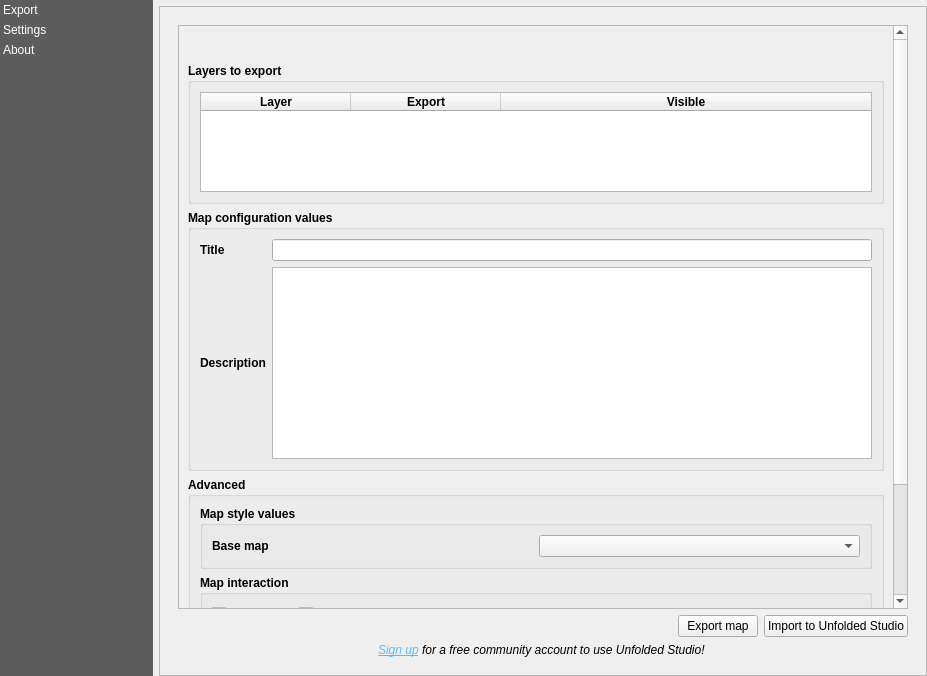
<?xml version="1.0" encoding="UTF-8"?>
<ui version="4.0">
 <class>main_dialog</class>
 <widget class="QDialog" name="main_dialog">
  <property name="windowModality">
   <enum>Qt::WindowModal</enum>
  </property>
  <property name="geometry">
   <rect>
     <x>0</x>
     <y>0</y>
     <width>927</width>
     <height>676</height>
   </rect>
  </property>
  <property name="windowTitle">
   <string>Unfolded</string>
  </property>
  <layout class="QHBoxLayout" name="horizontalLayout">
   <property name="leftMargin">
    <number>0</number>
   </property>
   <property name="topMargin">
    <number>0</number>
   </property>
   <property name="rightMargin">
    <number>0</number>
   </property>
   <property name="bottomMargin">
    <number>0</number>
   </property>
   <item>
    <widget class="QListWidget" name="menu_widget">
     <property name="sizePolicy">
      <sizepolicy hsizetype="Minimum" vsizetype="Expanding">
       <horstretch>0</horstretch>
       <verstretch>0</verstretch>
      </sizepolicy>
     </property>
     <property name="minimumSize">
      <size>
       <width>100</width>
       <height>200</height>
      </size>
     </property>
     <property name="maximumSize">
      <size>
       <width>153</width>
       <height>16777215</height>
      </size>
     </property>
     <property name="styleSheet">
      <string notr="true">QListWidget{
       background-color: rgb(69, 69, 69, 220);
       outline: 0;
       }
       QListWidget::item {
       color: white;
       padding: 3px;
       }
       QListWidget::item::selected {
       color: black;
       background-color:palette(Window);
       padding-right: 0px;
       }
      </string>
     </property>
     <property name="frameShape">
      <enum>QFrame::Box</enum>
     </property>
     <property name="lineWidth">
      <number>0</number>
     </property>
     <property name="iconSize">
      <size>
        <width>32</width>
        <height>32</height>
      </size>
     </property>
      <property name="uniformItemSizes">
        <bool>true</bool>
      </property>
      <property name="currentRow">
        <number>-1</number>
      </property>
      <item>
        <property name="text">
          <string>Export</string>
        </property>
      </item>
      <item>
        <property name="text">
          <string>Settings</string>
        </property>
      </item>
      <item>
        <property name="text">
          <string>About</string>
        </property>
      </item>
    </widget>
   </item>
    <item>
      <layout class="QVBoxLayout" name="verticalLayout">
        <item>
          <widget class="QgsMessageBar" name="message_bar">
            <property name="frameShape">
              <enum>QFrame::StyledPanel</enum>
            </property>
            <property name="frameShadow">
              <enum>QFrame::Raised</enum>
            </property>
          </widget>
        </item>
        <item>
          <widget class="QScrollArea" name="scrollArea">
            <property name="verticalScrollBarPolicy">
              <enum>Qt::ScrollBarAlwaysOff</enum>
            </property>
            <property name="widgetResizable">
              <bool>true</bool>
            </property>
            <widget class="QWidget" name="area_contents">
              <property name="geometry">
                <rect>
                  <x>0</x>
                  <y>0</y>
                  <width>764</width>
                  <height>666</height>
                </rect>
              </property>
              <property name="minimumSize">
                <size>
                  <width>760</width>
                  <height>0</height>
                </size>
              </property>
              <layout class="QVBoxLayout" name="verticalLayout_16">
                <item>
                  <widget class="QStackedWidget" name="stacked_widget">
                    <property name="currentIndex">
                      <number>0</number>
                    </property>
                    <widget class="QWidget" name="exporter">
                      <layout class="QVBoxLayout" name="verticalLayout_11">
                        <item>
                          <widget class="QScrollArea" name="scrollArea_2">
                            <property name="widgetResizable">
                              <bool>true</bool>
                            </property>
                            <widget class="QWidget" name="scrollAreaWidgetContents">
                              <property name="geometry">
                                <rect>
                                  <x>0</x>
                                  <y>0</y>
                                  <width>726</width>
                                  <height>572</height>
                                </rect>
                              </property>
                              <layout class="QVBoxLayout" name="verticalLayout_2">
                                <item>
                                  <layout class="QHBoxLayout" name="horizontalLayout_5">
                                    <item>
                                      <spacer name="horizontalSpacer_3">
                                        <property name="orientation">
                                          <enum>Qt::Horizontal</enum>
                                        </property>
                                        <property name="sizeHint" stdset="0">
                                          <size>
                                            <width>40</width>
                                            <height>20</height>
                                          </size>
                                        </property>
                                      </spacer>
                                    </item>
                                    <item>
                                      <widget class="QPushButton" name="btn_refresh">
                                        <property name="maximumSize">
                                          <size>
                                            <width>25</width>
                                            <height>25</height>
                                          </size>
                                        </property>
                                        <property name="toolTip">
                                          <string>Load Snapshot configuration from project...</string>
                                        </property>
                                        <property name="text">
                                          <string/>
                                        </property>
                     <property name="flat">
                      <bool>true</bool>
                     </property>
                    </widget>
                   </item>
                  </layout>
                 </item>
                 <item>
                  <widget class="QGroupBox" name="groupBox_6">
                   <property name="font">
                    <font>
                     <weight>75</weight>
                     <bold>true</bold>
                    </font>
                   </property>
                   <property name="title">
                    <string>Layers to export</string>
                   </property>
                   <layout class="QVBoxLayout" name="verticalLayout_13">
                    <item>
                     <widget class="QTableWidget" name="tw_layers">
                      <property name="minimumSize">
                       <size>
                        <width>0</width>
                        <height>100</height>
                       </size>
                      </property>
                      <property name="editTriggers">
                       <set>QAbstractItemView::NoEditTriggers</set>
                      </property>
                      <property name="selectionMode">
                       <enum>QAbstractItemView::NoSelection</enum>
                      </property>
                      <attribute name="horizontalHeaderCascadingSectionResizes">
                       <bool>false</bool>
                      </attribute>
                      <attribute name="horizontalHeaderMinimumSectionSize">
                       <number>100</number>
                      </attribute>
                      <attribute name="horizontalHeaderDefaultSectionSize">
                       <number>150</number>
                      </attribute>
                      <attribute name="horizontalHeaderShowSortIndicator" stdset="0">
                       <bool>false</bool>
                      </attribute>
                      <attribute name="horizontalHeaderStretchLastSection">
                       <bool>true</bool>
                      </attribute>
                      <attribute name="verticalHeaderDefaultSectionSize">
                       <number>30</number>
                      </attribute>
                      <column>
                       <property name="text">
                        <string>Layer</string>
                       </property>
                      </column>
                      <column>
                       <property name="text">
                        <string>Export</string>
                       </property>
                      </column>
                      <column>
                       <property name="text">
                        <string>Visible</string>
                       </property>
                      </column>
                     </widget>
                    </item>
                   </layout>
                  </widget>
                 </item>
                 <item>
                  <widget class="QgsCollapsibleGroupBox" name="gb_">
                   <property name="enabled">
                    <bool>true</bool>
                   </property>
                   <property name="sizePolicy">
                    <sizepolicy hsizetype="Preferred" vsizetype="Fixed">
                     <horstretch>0</horstretch>
                     <verstretch>0</verstretch>
                    </sizepolicy>
                   </property>
                   <property name="font">
                    <font>
                     <weight>75</weight>
                     <bold>true</bold>
                    </font>
                   </property>
                   <property name="title">
                    <string>Map configuration values</string>
                   </property>
                   <property name="flat">
                    <bool>true</bool>
                   </property>
                   <property name="collapsed">
                    <bool>false</bool>
                   </property>
                   <property name="scrollOnExpand">
                    <bool>true</bool>
                   </property>
                   <layout class="QGridLayout" name="gridLayout_8">
                    <item row="3" column="0">
                     <widget class="QLabel" name="label_14">
                      <property name="sizePolicy">
                       <sizepolicy hsizetype="Preferred" vsizetype="Fixed">
                        <horstretch>0</horstretch>
                        <verstretch>0</verstretch>
                       </sizepolicy>
                      </property>
                      <property name="font">
                       <font>
                        <weight>75</weight>
                        <bold>true</bold>
                       </font>
                      </property>
                      <property name="text">
                       <string>Description</string>
                      </property>
                     </widget>
                    </item>
                    <item row="2" column="2">
                     <widget class="QLineEdit" name="input_title"/>
                    </item>
                    <item row="2" column="0">
                     <widget class="QLabel" name="label_20">
                      <property name="sizePolicy">
                       <sizepolicy hsizetype="Preferred" vsizetype="Fixed">
                        <horstretch>0</horstretch>
                        <verstretch>0</verstretch>
                       </sizepolicy>
                      </property>
                      <property name="font">
                       <font>
                        <weight>75</weight>
                        <bold>true</bold>
                       </font>
                      </property>
                      <property name="text">
                       <string>Title</string>
                      </property>
                     </widget>
                    </item>
                    <item row="3" column="2">
                     <widget class="QTextEdit" name="input_description"/>
                    </item>
                   </layout>
                  </widget>
                 </item>
                 <item>
                  <widget class="QgsCollapsibleGroupBox" name="mGroupBox">
                   <property name="font">
                    <font>
                     <weight>75</weight>
                     <bold>true</bold>
                    </font>
                   </property>
                   <property name="title">
                    <string>Advanced</string>
                   </property>
                   <property name="collapsed">
                    <bool>true</bool>
                   </property>
                   <layout class="QVBoxLayout" name="verticalLayout_4">
                    <item>
                     <widget class="QgsCollapsibleGroupBox" name="gb_1">
                      <property name="enabled">
                       <bool>true</bool>
                      </property>
                      <property name="sizePolicy">
                       <sizepolicy hsizetype="Preferred" vsizetype="Fixed">
                        <horstretch>0</horstretch>
                        <verstretch>0</verstretch>
                       </sizepolicy>
                      </property>
                      <property name="font">
                       <font>
                        <weight>75</weight>
                        <bold>true</bold>
                       </font>
                      </property>
                      <property name="title">
                       <string>Map style values</string>
                      </property>
                      <property name="flat">
                       <bool>true</bool>
                      </property>
                      <property name="collapsed">
                       <bool>false</bool>
                      </property>
                      <property name="scrollOnExpand">
                       <bool>true</bool>
                      </property>
                      <layout class="QGridLayout" name="gridLayout_9">
                       <item row="0" column="1">
                        <widget class="QComboBox" name="cb_basemap"/>
                       </item>
                       <item row="0" column="0">
                        <widget class="QLabel" name="label_21">
                         <property name="sizePolicy">
                          <sizepolicy hsizetype="Preferred" vsizetype="Fixed">
                           <horstretch>0</horstretch>
                           <verstretch>0</verstretch>
                          </sizepolicy>
                         </property>
                         <property name="font">
                          <font>
                           <weight>75</weight>
                           <bold>true</bold>
                          </font>
                         </property>
                         <property name="text">
                          <string>Base map</string>
                         </property>
                        </widget>
                       </item>
                      </layout>
                     </widget>
                    </item>
                    <item>
                     <widget class="QgsCollapsibleGroupBox" name="gb_2">
                      <property name="enabled">
                       <bool>true</bool>
                      </property>
                      <property name="sizePolicy">
                       <sizepolicy hsizetype="Preferred" vsizetype="Fixed">
                        <horstretch>0</horstretch>
                        <verstretch>0</verstretch>
                       </sizepolicy>
                      </property>
                      <property name="font">
                       <font>
                        <weight>75</weight>
                        <bold>true</bold>
                       </font>
                      </property>
                      <property name="title">
                       <string>Map interaction</string>
                      </property>
                      <property name="flat">
                       <bool>true</bool>
                      </property>
                      <property name="collapsed">
                       <bool>false</bool>
                      </property>
                      <property name="scrollOnExpand">
                       <bool>true</bool>
                      </property>
                      <layout class="QFormLayout" name="formLayout">
                       <item row="0" column="0">
                        <widget class="QCheckBox" name="cb_tooltip">
                         <property name="text">
                          <string>Tooltip</string>
                         </property>
                        </widget>
                       </item>
                       <item row="2" column="0">
                        <widget class="QCheckBox" name="cb_geocoder">
                         <property name="text">
                          <string>Geocoder</string>
                         </property>
                        </widget>
                       </item>
                       <item row="0" column="1">
                        <widget class="QCheckBox" name="cb_brush">
                         <property name="text">
                          <string>Brush</string>
                         </property>
                        </widget>
                       </item>
                       <item row="2" column="1">
                        <widget class="QCheckBox" name="cb_coordinate">
                         <property name="text">
                          <string>Coordinate</string>
                         </property>
                        </widget>
                       </item>
                      </layout>
                     </widget>
                    </item>
                    <item>
                     <widget class="QgsCollapsibleGroupBox" name="gb_3">
                      <property name="enabled">
                       <bool>true</bool>
                      </property>
                      <property name="sizePolicy">
                       <sizepolicy hsizetype="Preferred" vsizetype="Fixed">
                        <horstretch>0</horstretch>
                        <verstretch>0</verstretch>
                       </sizepolicy>
                      </property>
                      <property name="font">
                       <font>
                        <weight>75</weight>
                        <bold>true</bold>
                       </font>
                      </property>
                      <property name="title">
                       <string>Visualization state</string>
                      </property>
                      <property name="flat">
                       <bool>true</bool>
                      </property>
                      <property name="collapsed">
                       <bool>false</bool>
                      </property>
                      <property name="scrollOnExpand">
                       <bool>true</bool>
                      </property>
                      <layout class="QGridLayout" name="gridLayout_11">
                       <item row="0" column="0">
                        <widget class="QLabel" name="label_23">
                         <property name="sizePolicy">
                          <sizepolicy hsizetype="Preferred" vsizetype="Fixed">
                           <horstretch>0</horstretch>
                           <verstretch>0</verstretch>
                          </sizepolicy>
                         </property>
                         <property name="font">
                          <font>
                           <weight>75</weight>
                           <bold>true</bold>
                          </font>
                         </property>
                         <property name="text">
                          <string>Layer blending</string>
                         </property>
                        </widget>
                       </item>
                       <item row="0" column="1">
                        <widget class="QComboBox" name="cb_layer_blending"/>
                       </item>
                      </layout>
                     </widget>
                    </item>
                   </layout>
                  </widget>
                 </item>
                </layout>
               </widget>
              </widget>
             </item>
             <item>
              <layout class="QHBoxLayout" name="horizontalLayout_3">
               <item>
                 <spacer name="horizontalSpacer_2">
                   <property name="orientation">
                     <enum>Qt::Horizontal</enum>
                   </property>
                   <property name="sizeHint" stdset="0">
                     <size>
                       <width>40</width>
                       <height>20</height>
                     </size>
                   </property>
                 </spacer>
               </item>
                <item>
                  <widget class="QPushButton" name="btn_export">
                    <property name="text">
                      <string>Export map</string>
                    </property>
                    <property name="iconSize">
                      <size>
                        <width>16</width>
                        <height>16</height>
                      </size>
                    </property>
                    <property name="flat">
                      <bool>false</bool>
                    </property>
                  </widget>
                </item>
                <item>
                  <widget class="QPushButton" name="btn_open_studio">
                    <property name="maximumSize">
                      <size>
                        <width>1000</width>
                        <height>1000</height>
                      </size>
                    </property>
                    <property name="toolTip">
                      <string>Open Unfolded Studio and export to web</string>
                    </property>
                    <property name="text">
                      <string>Import to Unfolded Studio</string>
                    </property>
                    <property name="iconSize">
                      <size>
                        <width>20</width>
                        <height>20</height>
                      </size>
                    </property>
                    <property name="checkable">
                      <bool>false</bool>
                    </property>
                    <property name="flat">
                      <bool>false</bool>
                    </property>
                  </widget>
                </item>
              </layout>
             </item>
                        <item>
                          <widget class="QLabel" name="signup_text">
                            <property name="font">
                              <font>
                                <italic>true</italic>
                              </font>
                            </property>
                            <property name="text">
                              <string>&lt;html&gt;&lt;head/&gt;&lt;body&gt;&lt;p&gt;&lt;a href=&quot;https://studio.unfolded.ai/home&quot;&gt;&lt;span style=&quot; text-decoration: underline; color:#5cbbff;&quot;&gt;Sign up&lt;/span&gt;&lt;/a&gt; for a free community account to use Unfolded Studio! &lt;/p&gt;&lt;/body&gt;&lt;/html&gt;</string>
                            </property>
                            <property name="textFormat">
                              <enum>Qt::AutoText</enum>
                            </property>
                            <property name="alignment">
                              <set>Qt::AlignCenter</set>
                            </property>
                            <property name="openExternalLinks">
                              <bool>true</bool>
                            </property>
                          </widget>
                        </item>
                      </layout>
           </widget>
           <widget class="QWidget" name="settings">
            <layout class="QVBoxLayout" name="verticalLayout_15">
             <item>
              <widget class="QgsCollapsibleGroupBox" name="mGroupBox_4">
               <property name="sizePolicy">
                <sizepolicy hsizetype="Preferred" vsizetype="Fixed">
                 <horstretch>0</horstretch>
                 <verstretch>0</verstretch>
                </sizepolicy>
               </property>
               <property name="title">
                <string>Export</string>
               </property>
               <layout class="QVBoxLayout" name="verticalLayout_10">
                <item>
                 <layout class="QGridLayout" name="gridLayout_7">
                  <item row="0" column="1">
                   <widget class="QgsFileWidget" name="f_conf_output">
                    <property name="sizePolicy">
                     <sizepolicy hsizetype="Preferred" vsizetype="Fixed">
                      <horstretch>0</horstretch>
                      <verstretch>0</verstretch>
                     </sizepolicy>
                    </property>
                    <property name="storageMode">
                     <enum>QgsFileWidget::GetDirectory</enum>
                    </property>
                   </widget>
                  </item>
                  <item row="0" column="0">
                   <widget class="QLabel" name="label_level_file_2">
                    <property name="sizePolicy">
                     <sizepolicy hsizetype="Preferred" vsizetype="Fixed">
                      <horstretch>0</horstretch>
                      <verstretch>0</verstretch>
                     </sizepolicy>
                    </property>
                    <property name="text">
                     <string>Configuration output directory</string>
                    </property>
                   </widget>
                  </item>
                 </layout>
                </item>
               </layout>
              </widget>
             </item>
             <item>
              <widget class="QgsCollapsibleGroupBox" name="mGroupBox_5">
               <property name="sizePolicy">
                <sizepolicy hsizetype="Preferred" vsizetype="Fixed">
                 <horstretch>0</horstretch>
                 <verstretch>0</verstretch>
                </sizepolicy>
               </property>
               <property name="title">
                <string>General</string>
               </property>
               <layout class="QVBoxLayout" name="verticalLayout_14">
                <item>
                 <layout class="QVBoxLayout" name="verticalLayout_12">
                  <item>
                   <layout class="QGridLayout" name="gridLayout_10">
                    <item row="0" column="0">
                     <widget class="QLabel" name="label_level_file_3">
                      <property name="minimumSize">
                       <size>
                        <width>250</width>
                        <height>0</height>
                       </size>
                      </property>
                      <property name="text">
                       <string>Mapbox API Token</string>
                      </property>
                     </widget>
                    </item>
                    <item row="0" column="1">
                     <widget class="QLineEdit" name="le_mapbox_token"/>
                    </item>
                   </layout>
                  </item>
                  <item>
                   <widget class="QLabel" name="label_2">
                    <property name="font">
                     <font>
                      <italic>true</italic>
                     </font>
                    </property>
                    <property name="text">
                      <string>The token is only used inside QGIS to add the default basemaps from Unfolded Studio and to make cartographic design process easier. The key will not be exported from QGIS.</string>
                    </property>
                    <property name="wordWrap">
                     <bool>true</bool>
                    </property>
                   </widget>
                  </item>
                  <item>
                   <layout class="QHBoxLayout" name="horizontalLayout_6">
                    <item>
                     <spacer name="horizontalSpacer_4">
                      <property name="orientation">
                       <enum>Qt::Horizontal</enum>
                      </property>
                      <property name="sizeHint" stdset="0">
                       <size>
                        <width>40</width>
                        <height>20</height>
                       </size>
                      </property>
                     </spacer>
                    </item>
                    <item>
                     <widget class="QPushButton" name="btn_add_basemaps">
                      <property name="text">
                       <string>Add WMTS basemaps</string>
                      </property>
                     </widget>
                    </item>
                   </layout>
                  </item>
                 </layout>
                </item>
               </layout>
              </widget>
             </item>
             <item>
              <widget class="QgsCollapsibleGroupBox" name="mGroupBox_3">
               <property name="sizePolicy">
                <sizepolicy hsizetype="Preferred" vsizetype="Fixed">
                 <horstretch>0</horstretch>
                 <verstretch>0</verstretch>
                </sizepolicy>
               </property>
               <property name="title">
                <string>Logging</string>
               </property>
               <layout class="QVBoxLayout" name="verticalLayout_8">
                <item>
                 <layout class="QGridLayout" name="gridLayout_5">
                  <item row="1" column="0">
                   <widget class="QLabel" name="label_level_console">
                    <property name="sizePolicy">
                     <sizepolicy hsizetype="Preferred" vsizetype="Fixed">
                      <horstretch>0</horstretch>
                      <verstretch>0</verstretch>
                     </sizepolicy>
                    </property>
                    <property name="text">
                     <string>Console level</string>
                    </property>
                   </widget>
                  </item>
                  <item row="1" column="1">
                   <widget class="QComboBox" name="combo_box_log_level_console"/>
                  </item>
                  <item row="0" column="0">
                   <widget class="QLabel" name="label_level_file">
                    <property name="sizePolicy">
                     <sizepolicy hsizetype="Preferred" vsizetype="Fixed">
                      <horstretch>0</horstretch>
                      <verstretch>0</verstretch>
                     </sizepolicy>
                    </property>
                    <property name="text">
                     <string>File level</string>
                    </property>
                   </widget>
                  </item>
                  <item row="0" column="1">
                   <widget class="QComboBox" name="combo_box_log_level_file"/>
                  </item>
                 </layout>
                </item>
                <item>
                 <widget class="QLabel" name="label">
                  <property name="font">
                   <font>
                    <italic>true</italic>
                   </font>
                  </property>
                  <property name="text">
                   <string>QGIS must be restarted in order to apply changes in log levels</string>
                  </property>
                 </widget>
                </item>
                <item>
                 <layout class="QHBoxLayout" name="horizontalLayout_2">
                  <item>
                   <spacer name="horizontalSpacer">
                    <property name="orientation">
                     <enum>Qt::Horizontal</enum>
                    </property>
                    <property name="sizeHint" stdset="0">
                     <size>
                      <width>40</width>
                      <height>20</height>
                     </size>
                    </property>
                   </spacer>
                  </item>
                  <item>
                   <widget class="QPushButton" name="btn_open_log">
                    <property name="text">
                     <string>Open most recent log file</string>
                    </property>
                   </widget>
                  </item>
                 </layout>
                </item>
               </layout>
              </widget>
             </item>
            </layout>
           </widget>
           <widget class="QWidget" name="about">
            <layout class="QVBoxLayout" name="verticalLayout_3">
             <item>
              <widget class="QGroupBox" name="groupBox_5">
               <property name="sizePolicy">
                <sizepolicy hsizetype="Preferred" vsizetype="Preferred">
                 <horstretch>0</horstretch>
                 <verstretch>0</verstretch>
                </sizepolicy>
               </property>
               <property name="title">
                <string>Unfolded Studio</string>
               </property>
               <layout class="QVBoxLayout" name="verticalLayout_9">
                <item>
                 <layout class="QGridLayout" name="gridLayout_6">
                  <property name="sizeConstraint">
                   <enum>QLayout::SetNoConstraint</enum>
                  </property>
                  <item row="1" column="1">
                   <widget class="QLabel" name="label_gispo_2">
                    <property name="sizePolicy">
                     <sizepolicy hsizetype="Preferred" vsizetype="Preferred">
                      <horstretch>0</horstretch>
                      <verstretch>0</verstretch>
                     </sizepolicy>
                    </property>
                    <property name="text">
                      <string>&lt;html&gt;&lt;head/&gt;&lt;body&gt;&lt;p&gt;&lt;a href=&quot;https://studio.unfolded.ai/&quot;&gt;&lt;span style=&quot; text-decoration: underline; color:#5cbbff;&quot;&gt;Unfolded Studio&lt;/span&gt;&lt;/a&gt;&lt;/p&gt;&lt;/body&gt;&lt;/html&gt;</string>
                    </property>
                    <property name="openExternalLinks">
                     <bool>true</bool>
                    </property>
                   </widget>
                  </item>
                  <item row="0" column="0">
                   <widget class="QLabel" name="label_3">
                    <property name="text">
                     <string>Plugin documentation</string>
                    </property>
                   </widget>
                  </item>
                  <item row="0" column="1">
                   <widget class="QLabel" name="label_4">
                    <property name="text">
                      <string>&lt;html&gt;&lt;head/&gt;&lt;body&gt;&lt;p&gt;&lt;a href=&quot;https://docs.unfolded.ai/integrations/qgis&quot;&gt;&lt;span style=&quot; text-decoration: underline; color:#5cbbff;&quot;&gt;https://docs.unfolded.ai/integrations/qgis&lt;/span&gt;&lt;/a&gt;&lt;/p&gt;&lt;/body&gt;&lt;/html&gt;</string>
                    </property>
                    <property name="openExternalLinks">
                     <bool>true</bool>
                    </property>
                   </widget>
                  </item>
                  <item row="1" column="0">
                   <widget class="QLabel" name="label_development_2">
                    <property name="sizePolicy">
                     <sizepolicy hsizetype="Preferred" vsizetype="Preferred">
                      <horstretch>0</horstretch>
                      <verstretch>0</verstretch>
                     </sizepolicy>
                    </property>
                    <property name="text">
                     <string>Studio</string>
                    </property>
                   </widget>
                  </item>
                  <item row="2" column="1">
                   <widget class="QLabel" name="label_gispo_3">
                    <property name="sizePolicy">
                     <sizepolicy hsizetype="Preferred" vsizetype="Preferred">
                      <horstretch>0</horstretch>
                      <verstretch>0</verstretch>
                     </sizepolicy>
                    </property>
                    <property name="text">
                      <string>&lt;html&gt;&lt;head/&gt;&lt;body&gt;&lt;p&gt;&lt;a href=&quot;https://docs.unfolded.ai/&quot;&gt;&lt;span style=&quot; text-decoration: underline; color:#5cbbff;&quot;&gt;Unfolded Studio Documentation&lt;/span&gt;&lt;/a&gt;&lt;/p&gt;&lt;/body&gt;&lt;/html&gt;</string>
                    </property>
                    <property name="openExternalLinks">
                     <bool>true</bool>
                    </property>
                   </widget>
                  </item>
                  <item row="2" column="0">
                   <widget class="QLabel" name="label_development_3">
                    <property name="sizePolicy">
                     <sizepolicy hsizetype="Preferred" vsizetype="Preferred">
                      <horstretch>0</horstretch>
                      <verstretch>0</verstretch>
                     </sizepolicy>
                    </property>
                    <property name="text">
                     <string>Documentation</string>
                    </property>
                   </widget>
                  </item>
                 </layout>
                </item>
               </layout>
              </widget>
             </item>
             <item>
              <widget class="QGroupBox" name="groupBox_3">
               <property name="sizePolicy">
                <sizepolicy hsizetype="Preferred" vsizetype="Preferred">
                 <horstretch>0</horstretch>
                 <verstretch>0</verstretch>
                </sizepolicy>
               </property>
               <property name="title">
                <string>Attributions</string>
               </property>
               <layout class="QVBoxLayout" name="verticalLayout_6">
                <item>
                 <layout class="QGridLayout" name="gridLayout_3">
                  <property name="sizeConstraint">
                   <enum>QLayout::SetNoConstraint</enum>
                  </property>
                  <item row="0" column="0">
                   <widget class="QLabel" name="label_development">
                    <property name="sizePolicy">
                     <sizepolicy hsizetype="Preferred" vsizetype="Preferred">
                      <horstretch>0</horstretch>
                      <verstretch>0</verstretch>
                     </sizepolicy>
                    </property>
                    <property name="text">
                     <string>Main plugin development</string>
                    </property>
                   </widget>
                  </item>
                  <item row="0" column="1">
                   <widget class="QLabel" name="label_gispo">
                    <property name="sizePolicy">
                     <sizepolicy hsizetype="Preferred" vsizetype="Preferred">
                      <horstretch>0</horstretch>
                      <verstretch>0</verstretch>
                     </sizepolicy>
                    </property>
                    <property name="text">
                      <string>&lt;html&gt;&lt;head/&gt;&lt;body&gt;&lt;p&gt;&lt;a href=&quot;https://www.gispo.fi/en/home/&quot;&gt;&lt;span style=&quot; text-decoration: underline; color:#00b9d3;&quot;&gt;Gispo Ltd.&lt;/span&gt;&lt;/a&gt;&lt;span style=&quot; color:#00b9d3;&quot;/&gt;&lt;/p&gt;&lt;/body&gt;&lt;/html&gt;</string>
                    </property>
                    <property name="openExternalLinks">
                     <bool>true</bool>
                    </property>
                   </widget>
                  </item>
                 </layout>
                </item>
               </layout>
              </widget>
             </item>
             <item>
              <widget class="QGroupBox" name="groupBox_2">
               <property name="sizePolicy">
                <sizepolicy hsizetype="Preferred" vsizetype="Preferred">
                 <horstretch>0</horstretch>
                 <verstretch>0</verstretch>
                </sizepolicy>
               </property>
               <property name="title">
                <string>Sources</string>
               </property>
               <layout class="QVBoxLayout" name="verticalLayout_5">
                 <item>
                   <layout class="QGridLayout" name="gridLayout_2">
                     <item row="0" column="1">
                       <widget class="QLabel" name="label_source">
                         <property name="sizePolicy">
                           <sizepolicy hsizetype="Preferred" vsizetype="Preferred">
                             <horstretch>0</horstretch>
                             <verstretch>0</verstretch>
                           </sizepolicy>
                         </property>
                         <property name="text">
                           <string>&lt;html&gt;&lt;head/&gt;&lt;body&gt;&lt;p&gt;&lt;a href=&quot;https://github.com/foursquare/qgis-plugin&quot;&gt;&lt;span style=&quot; text-decoration: underline; color:#5cbbff;&quot;&gt;https://github.com/foursquare/qgis-plugin&lt;/span&gt;&lt;/a&gt;&lt;span style=&quot; color:#5cbbff;&quot;/&gt;&lt;/p&gt;&lt;/body&gt;&lt;/html&gt;</string>
                         </property>
                         <property name="openExternalLinks">
                           <bool>true</bool>
                         </property>
                       </widget>
                     </item>
                     <item row="0" column="0">
                       <widget class="QLabel" name="label_gsource">
                         <property name="sizePolicy">
                           <sizepolicy hsizetype="Preferred" vsizetype="Preferred">
                             <horstretch>0</horstretch>
                             <verstretch>0</verstretch>
                           </sizepolicy>
                         </property>
                         <property name="text">
                           <string>Unfolded Studio Plugin repository</string>
                         </property>
                       </widget>
                     </item>
                   </layout>
                 </item>
               </layout>
              </widget>
             </item>
             <item>
              <widget class="QGroupBox" name="groupBox_4">
               <property name="sizePolicy">
                <sizepolicy hsizetype="Preferred" vsizetype="Preferred">
                 <horstretch>0</horstretch>
                 <verstretch>0</verstretch>
                </sizepolicy>
               </property>
               <property name="title">
                <string>Versions</string>
               </property>
               <layout class="QVBoxLayout" name="verticalLayout_7">
                <item>
                 <layout class="QGridLayout" name="gridLayout_4">
                  <item row="0" column="1">
                   <widget class="QLabel" name="label_version">
                    <property name="sizePolicy">
                     <sizepolicy hsizetype="Preferred" vsizetype="Fixed">
                      <horstretch>0</horstretch>
                      <verstretch>0</verstretch>
                     </sizepolicy>
                    </property>
                    <property name="text">
                     <string>&lt;placeholder&gt;</string>
                    </property>
                   </widget>
                  </item>
                  <item row="0" column="0">
                   <widget class="QLabel" name="label_version_txt">
                    <property name="sizePolicy">
                     <sizepolicy hsizetype="Preferred" vsizetype="Preferred">
                      <horstretch>0</horstretch>
                      <verstretch>0</verstretch>
                     </sizepolicy>
                    </property>
                    <property name="text">
                     <string>Unfolded Studio Plugin</string>
                    </property>
                   </widget>
                  </item>
                 </layout>
                </item>
               </layout>
              </widget>
             </item>
             <item>
              <widget class="QGroupBox" name="groupBox">
               <property name="sizePolicy">
                <sizepolicy hsizetype="Preferred" vsizetype="Preferred">
                 <horstretch>0</horstretch>
                 <verstretch>0</verstretch>
                </sizepolicy>
               </property>
               <property name="title">
                <string>Licenses</string>
               </property>
               <layout class="QHBoxLayout" name="horizontalLayout_11">
                <item>
                 <layout class="QGridLayout" name="gridLayout">
                  <item row="0" column="0">
                   <widget class="QLabel" name="label_plugin">
                    <property name="sizePolicy">
                     <sizepolicy hsizetype="Preferred" vsizetype="Fixed">
                      <horstretch>0</horstretch>
                      <verstretch>0</verstretch>
                     </sizepolicy>
                    </property>
                    <property name="text">
                     <string>Unfolded Studio Plugin</string>
                    </property>
                   </widget>
                  </item>
                  <item row="0" column="1">
                   <widget class="QLabel" name="label_gpl2">
                    <property name="sizePolicy">
                     <sizepolicy hsizetype="Preferred" vsizetype="Fixed">
                      <horstretch>0</horstretch>
                      <verstretch>0</verstretch>
                     </sizepolicy>
                    </property>
                    <property name="text">
                      <string>&lt;html&gt;&lt;head/&gt;&lt;body&gt;&lt;p&gt;&lt;a href=&quot;https://www.gnu.org/licenses/old-licenses/gpl-2.0.en.html&quot;&gt;&lt;span style=&quot; text-decoration: underline; color:#5cbbff;&quot;&gt;Licence GPL Version 2&lt;/span&gt;&lt;/a&gt;&lt;span style=&quot; color:#5cbbff;&quot;/&gt;&lt;/p&gt;&lt;/body&gt;&lt;/html&gt;</string>
                    </property>
                    <property name="openExternalLinks">
                     <bool>true</bool>
                    </property>
                   </widget>
                  </item>
                 </layout>
                </item>
               </layout>
              </widget>
             </item>
            </layout>
           </widget>
                  </widget>
                </item>
              </layout>
            </widget>
          </widget>
        </item>
      </layout>
    </item>
  </layout>
 </widget>
  <customwidgets>
    <customwidget>
      <class>QgsCollapsibleGroupBox</class>
      <extends>QGroupBox</extends>
      <header>qgscollapsiblegroupbox.h</header>
      <container>1</container>
    </customwidget>
    <customwidget>
      <class>QgsFileWidget</class>
      <extends>QWidget</extends>
      <header>qgsfilewidget.h</header>
      <container>1</container>
    </customwidget>
    <customwidget>
      <class>QgsMessageBar</class>
      <extends>QFrame</extends>
      <header>qgis.gui</header>
      <container>1</container>
    </customwidget>
  </customwidgets>
  <resources/>
  <connections/>
</ui>
